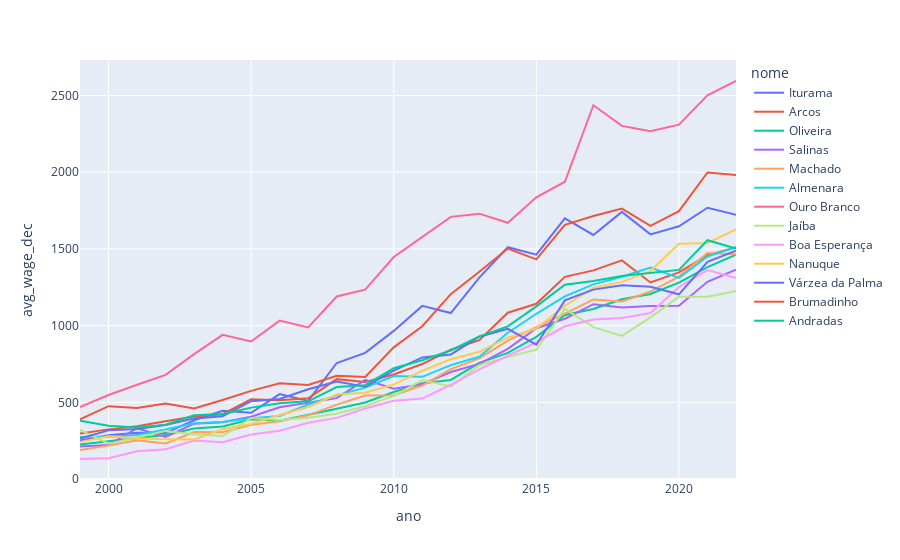

The code cell stored with this chart in its notebook:
### Code cell
fig = px.line(df3, x="ano", y="avg_wage_dec", color='nome')
fig.show()

### Figure 1 — Plotly figure (JSON) as saved in the notebook; plotly's stock layout.template omitted (floating-point values rounded to 4 significant figures)
{"data": [{"hovertemplate": "nome=Iturama<br>ano=%{x}<br>avg_wage_dec=%{y}<extra></extra>", "legendgroup": "Iturama", "line": {"color": "#636efa", "dash": "solid"}, "marker": {"symbol": "circle"}, "mode": "lines", "name": "Iturama", "orientation": "v", "showlegend": true, "type": "scatter", "x": [2022, 2021, 2020, 2019, 2018, 2017, 2016, 2015, 2014, 2013, 2012, 2011, 2010, 2009, 2008, 2007, 2006, 2005, 2004, 2003, 2002, 2001, 2000, 1999], "xaxis": "x", "y": [1723.0, 1768.0, 1648.0, 1595.0, 1741.0, 1591.0, 1699.0, 1462.0, 1511.0, 1313.0, 1082.0, 1129.0, 965.8, 822.6, 756.4, 509.1, 553.7, 432.0, 445.6, 383.5, 299.8, 302.3, 285.2, 251.3], "yaxis": "y"}, {"hovertemplate": "nome=Arcos<br>ano=%{x}<br>avg_wage_dec=%{y}<extra></extra>", "legendgroup": "Arcos", "line": {"color": "#EF553B", "dash": "solid"}, "marker": {"symbol": "circle"}, "mode": "lines", "name": "Arcos", "orientation": "v", "showlegend": true, "type": "scatter", "x": [2022, 2021, 2020, 2019, 2018, 2017, 2016, 2015, 2014, 2013, 2012, 2011, 2010, 2009, 2008, 2007, 2006, 2005, 2004, 2003, 2002, 2001, 2000, 1999], "xaxis": "x", "y": [1509.0, 1459.0, 1347.0, 1282.0, 1425.0, 1360.0, 1318.0, 1142.0, 1084.0, 905.1, 842.8, 749.7, 681.4, 633.2, 651.3, 526.5, 513.2, 520.0, 422.7, 407.3, 377.6, 344.0, 324.0, 296.5], "yaxis": "y"}, {"hovertemplate": "nome=Oliveira<br>ano=%{x}<br>avg_wage_dec=%{y}<extra></extra>", "legendgroup": "Oliveira", "line": {"color": "#00cc96", "dash": "solid"}, "marker": {"symbol": "circle"}, "mode": "lines", "name": "Oliveira", "orientation": "v", "showlegend": true, "type": "scatter", "x": [2022, 2021, 2020, 2019, 2018, 2017, 2016, 2015, 2014, 2013, 2012, 2011, 2010, 2009, 2008, 2007, 2006, 2005, 2004, 2003, 2002, 2001, 2000, 1999], "xaxis": "x", "y": [1462.0, 1381.0, 1280.0, 1206.0, 1172.0, 1109.0, 1069.0, 927.1, 822.1, 757.0, 646.4, 624.9, 567.7, 499.1, 458.9, 417.2, 380.0, 389.2, 342.2, 329.7, 287.0, 267.1, 244.0, 224.5], "yaxis": "y"}, {"hovertemplate": "nome=Salinas<br>ano=%{x}<br>avg_wage_dec=%{y}<extra></extra>", "legendgroup": "Salinas", "line": {"color": "#ab63fa", "dash": "solid"}, "marker": {"symbol": "circle"}, "mode": "lines", "name": "Salinas", "orientation": "v", "showlegend": true, "type": "scatter", "x": [2022, 2021, 2020, 2019, 2018, 2017, 2016, 2015, 2014, 2013, 2012, 2011, 2010, 2009, 2008, 2007, 2006, 2005, 2004, 2003, 2002, 2001, 2000, 1999], "xaxis": "x", "y": [1365.0, 1286.0, 1130.0, 1128.0, 1119.0, 1140.0, 1045.0, 983.5, 849.1, 751.0, 697.6, 618.4, 589.3, 646.3, 527.5, 498.3, 468.2, 405.8, 370.2, 361.2, 275.2, 331.5, 222.6, 212.3], "yaxis": "y"}, {"hovertemplate": "nome=Machado<br>ano=%{x}<br>avg_wage_dec=%{y}<extra></extra>", "legendgroup": "Machado", "line": {"color": "#FFA15A", "dash": "solid"}, "marker": {"symbol": "circle"}, "mode": "lines", "name": "Machado", "orientation": "v", "showlegend": true, "type": "scatter", "x": [2022, 2021, 2020, 2019, 2018, 2017, 2016, 2015, 2014, 2013, 2012, 2011, 2010, 2009, 2008, 2007, 2006, 2005, 2004, 2003, 2002, 2001, 2000, 1999], "xaxis": "x", "y": [1465.0, 1473.0, 1319.0, 1222.0, 1158.0, 1171.0, 1078.0, 992.4, 902.9, 786.8, 717.0, 608.6, 547.1, 544.7, 485.4, 415.3, 376.8, 353.4, 304.7, 306.6, 232.1, 252.8, 218.1, 190.2], "yaxis": "y"}, {"hovertemplate": "nome=Almenara<br>ano=%{x}<br>avg_wage_dec=%{y}<extra></extra>", "legendgroup": "Almenara", "line": {"color": "#19d3f3", "dash": "solid"}, "marker": {"symbol": "circle"}, "mode": "lines", "name": "Almenara", "orientation": "v", "showlegend": true, "type": "scatter", "x": [2022, 2021, 2020, 2019, 2018, 2017, 2016, 2015, 2014, 2013, 2012, 2011, 2010, 2009, 2008, 2007, 2006, 2005, 2004, 2003, 2002, 2001, 2000, 1999], "xaxis": "x", "y": [1512.0, 1451.0, 1311.0, 1379.0, 1319.0, 1269.0, 1191.0, 1077.0, 953.7, 797.0, 742.7, 666.3, 672.1, 596.0, 545.5, 486.1, 411.1, 396.7, 371.5, 363.4, 323.0, 287.8, 275.1, 275.2], "yaxis": "y"}, {"hovertemplate": "nome=Ouro Branco<br>ano=%{x}<br>avg_wage_dec=%{y}<extra></extra>", "legendgroup": "Ouro Branco", "line": {"color": "#FF6692", "dash": "solid"}, "marker": {"symbol": "circle"}, "mode": "lines", "name": "Ouro Branco", "orientation": "v", "showlegend": true, "type": "scatter", "x": [2022, 2021, 2020, 2019, 2018, 2017, 2016, 2015, 2014, 2013, 2012, 2011, 2010, 2009, 2008, 2007, 2006, 2005, 2004, 2003, 2002, 2001, 2000, 1999], "xaxis": "x", "y": [2594.0, 2501.0, 2310.0, 2267.0, 2302.0, 2436.0, 1938.0, 1836.0, 1670.0, 1730.0, 1709.0, 1579.0, 1447.0, 1235.0, 1190.0, 988.2, 1033.0, 896.7, 940.0, 814.0, 679.4, 614.8, 547.8, 469.9], "yaxis": "y"}, {"hovertemplate": "nome=Jaíba<br>ano=%{x}<br>avg_wage_dec=%{y}<extra></extra>", "legendgroup": "Jaíba", "line": {"color": "#B6E880", "dash": "solid"}, "marker": {"symbol": "circle"}, "mode": "lines", "name": "Jaíba", "orientation": "v", "showlegend": true, "type": "scatter", "x": [2022, 2021, 2020, 2019, 2018, 2017, 2016, 2015, 2014, 2013, 2012, 2011, 2010, 2009, 2008, 2007, 2006, 2005, 2004, 2003, 2002, 2001, 2000, 1999], "xaxis": "x", "y": [1226.0, 1189.0, 1188.0, 1054.0, 933.3, 990.0, 1109.0, 843.0, 795.3, 742.3, 603.3, 644.9, 541.8, 474.1, 426.2, 399.3, 384.9, 397.5, 280.9, 292.6, 313.8, 270.0, 230.4, 320.6], "yaxis": "y"}, {"hovertemplate": "nome=Boa Esperança<br>ano=%{x}<br>avg_wage_dec=%{y}<extra></extra>", "legendgroup": "Boa Esperança", "line": {"color": "#FF97FF", "dash": "solid"}, "marker": {"symbol": "circle"}, "mode": "lines", "name": "Boa Esperança", "orientation": "v", "showlegend": true, "type": "scatter", "x": [2022, 2021, 2020, 2019, 2018, 2017, 2016, 2015, 2014, 2013, 2012, 2011, 2010, 2009, 2008, 2007, 2006, 2005, 2004, 2003, 2002, 2001, 2000, 1999], "xaxis": "x", "y": [1310.0, 1362.0, 1252.0, 1082.0, 1050.0, 1040.0, 995.9, 890.5, 803.8, 715.0, 614.7, 524.6, 510.4, 459.8, 398.8, 366.6, 315.0, 290.9, 240.2, 250.7, 194.0, 181.0, 136.1, 130.9], "yaxis": "y"}, {"hovertemplate": "nome=Nanuque<br>ano=%{x}<br>avg_wage_dec=%{y}<extra></extra>", "legendgroup": "Nanuque", "line": {"color": "#FECB52", "dash": "solid"}, "marker": {"symbol": "circle"}, "mode": "lines", "name": "Nanuque", "orientation": "v", "showlegend": true, "type": "scatter", "x": [2022, 2021, 2020, 2019, 2018, 2017, 2016, 2015, 2014, 2013, 2012, 2011, 2010, 2009, 2008, 2007, 2006, 2005, 2004, 2003, 2002, 2001, 2000, 1999], "xaxis": "x", "y": [1627.0, 1539.0, 1534.0, 1356.0, 1285.0, 1246.0, 1129.0, 981.0, 921.8, 829.4, 780.7, 706.0, 615.9, 562.9, 550.7, 469.7, 417.1, 359.1, 326.4, 257.4, 260.2, 265.8, 279.2, 241.7], "yaxis": "y"}, {"hovertemplate": "nome=Várzea da Palma<br>ano=%{x}<br>avg_wage_dec=%{y}<extra></extra>", "legendgroup": "Várzea da Palma", "line": {"color": "#636efa", "dash": "solid"}, "marker": {"symbol": "circle"}, "mode": "lines", "name": "Várzea da Palma", "orientation": "v", "showlegend": true, "type": "scatter", "x": [2022, 2021, 2020, 2019, 2018, 2017, 2016, 2015, 2014, 2013, 2012, 2011, 2010, 2009, 2008, 2007, 2006, 2005, 2004, 2003, 2002, 2001, 2000, 1999], "xaxis": "x", "y": [1488.0, 1416.0, 1204.0, 1254.0, 1264.0, 1235.0, 1165.0, 876.0, 978.7, 927.7, 812.5, 792.9, 706.9, 601.9, 636.0, 585.5, 521.6, 507.6, 409.1, 395.5, 352.8, 326.0, 317.5, 263.7], "yaxis": "y"}, {"hovertemplate": "nome=Brumadinho<br>ano=%{x}<br>avg_wage_dec=%{y}<extra></extra>", "legendgroup": "Brumadinho", "line": {"color": "#EF553B", "dash": "solid"}, "marker": {"symbol": "circle"}, "mode": "lines", "name": "Brumadinho", "orientation": "v", "showlegend": true, "type": "scatter", "x": [2022, 2021, 2020, 2019, 2018, 2017, 2016, 2015, 2014, 2013, 2012, 2011, 2010, 2009, 2008, 2007, 2006, 2005, 2004, 2003, 2002, 2001, 2000, 1999], "xaxis": "x", "y": [1981.0, 1998.0, 1746.0, 1651.0, 1763.0, 1714.0, 1657.0, 1432.0, 1502.0, 1351.0, 1206.0, 995.9, 858.7, 665.7, 673.2, 613.4, 624.4, 575.0, 515.1, 459.7, 492.1, 464.0, 474.9, 389.8], "yaxis": "y"}, {"hovertemplate": "nome=Andradas<br>ano=%{x}<br>avg_wage_dec=%{y}<extra></extra>", "legendgroup": "Andradas", "line": {"color": "#00cc96", "dash": "solid"}, "marker": {"symbol": "circle"}, "mode": "lines", "name": "Andradas", "orientation": "v", "showlegend": true, "type": "scatter", "x": [2022, 2021, 2020, 2019, 2018, 2017, 2016, 2015, 2014, 2013, 2012, 2011, 2010, 2009, 2008, 2007, 2006, 2005, 2004, 2003, 2002, 2001, 2000, 1999], "xaxis": "x", "y": [1502.0, 1557.0, 1364.0, 1342.0, 1323.0, 1290.0, 1267.0, 1125.0, 995.2, 929.8, 838.3, 774.6, 722.5, 612.1, 599.9, 506.7, 494.8, 465.7, 424.5, 415.6, 353.9, 336.2, 347.8, 379.5], "yaxis": "y"}], "layout": {"legend": {"title": {"text": "nome"}, "tracegroupgap": 0}, "margin": {"t": 60}, "xaxis": {"anchor": "y", "domain": [0, 1], "title": {"text": "ano"}}, "yaxis": {"anchor": "x", "domain": [0, 1], "title": {"text": "avg_wage_dec"}}}}
